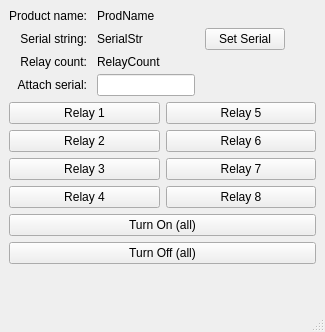
<?xml version="1.0" encoding="UTF-8"?>
<ui version="4.0">
 <class>MainWindow</class>
 <widget class="QMainWindow" name="MainWindow">
  <property name="geometry">
   <rect>
    <x>0</x>
    <y>0</y>
    <width>325</width>
    <height>332</height>
   </rect>
  </property>
  <property name="windowTitle">
   <string>UsbRelay Demo</string>
  </property>
  <widget class="QWidget" name="centralwidget">
   <layout class="QVBoxLayout" name="verticalLayout">
    <item>
     <layout class="QGridLayout" name="gridLayout_2">
      <property name="horizontalSpacing">
       <number>10</number>
      </property>
      <property name="verticalSpacing">
       <number>5</number>
      </property>
      <item row="3" column="0">
       <widget class="QLabel" name="label_2">
        <property name="text">
         <string>Attach serial:</string>
        </property>
        <property name="alignment">
         <set>Qt::AlignRight|Qt::AlignTrailing|Qt::AlignVCenter</set>
        </property>
       </widget>
      </item>
      <item row="1" column="0">
       <widget class="QLabel" name="label_3">
        <property name="text">
         <string>Serial string:</string>
        </property>
        <property name="alignment">
         <set>Qt::AlignRight|Qt::AlignTrailing|Qt::AlignVCenter</set>
        </property>
       </widget>
      </item>
      <item row="1" column="2">
       <widget class="QPushButton" name="btnSetSerial">
        <property name="sizePolicy">
         <sizepolicy hsizetype="Maximum" vsizetype="Fixed">
          <horstretch>0</horstretch>
          <verstretch>0</verstretch>
         </sizepolicy>
        </property>
        <property name="text">
         <string>Set Serial</string>
        </property>
       </widget>
      </item>
      <item row="2" column="0">
       <widget class="QLabel" name="label_5">
        <property name="text">
         <string>Relay count:</string>
        </property>
        <property name="alignment">
         <set>Qt::AlignRight|Qt::AlignTrailing|Qt::AlignVCenter</set>
        </property>
       </widget>
      </item>
      <item row="2" column="1">
       <widget class="QLabel" name="labelRelayCount">
        <property name="sizePolicy">
         <sizepolicy hsizetype="Expanding" vsizetype="Preferred">
          <horstretch>0</horstretch>
          <verstretch>0</verstretch>
         </sizepolicy>
        </property>
        <property name="text">
         <string>RelayCount</string>
        </property>
       </widget>
      </item>
      <item row="0" column="1">
       <widget class="QLabel" name="labelProdName">
        <property name="sizePolicy">
         <sizepolicy hsizetype="Expanding" vsizetype="Preferred">
          <horstretch>0</horstretch>
          <verstretch>0</verstretch>
         </sizepolicy>
        </property>
        <property name="text">
         <string>ProdName</string>
        </property>
       </widget>
      </item>
      <item row="1" column="1">
       <widget class="QLabel" name="labelSerialStr">
        <property name="sizePolicy">
         <sizepolicy hsizetype="Expanding" vsizetype="Preferred">
          <horstretch>0</horstretch>
          <verstretch>0</verstretch>
         </sizepolicy>
        </property>
        <property name="text">
         <string>SerialStr</string>
        </property>
       </widget>
      </item>
      <item row="0" column="0">
       <widget class="QLabel" name="label">
        <property name="text">
         <string>Product name:</string>
        </property>
        <property name="alignment">
         <set>Qt::AlignRight|Qt::AlignTrailing|Qt::AlignVCenter</set>
        </property>
       </widget>
      </item>
      <item row="1" column="3">
       <spacer name="horizontalSpacer">
        <property name="orientation">
         <enum>Qt::Horizontal</enum>
        </property>
        <property name="sizeHint" stdset="0">
         <size>
          <width>40</width>
          <height>20</height>
         </size>
        </property>
       </spacer>
      </item>
      <item row="3" column="1">
       <widget class="QLineEdit" name="lineAttachSerial">
        <property name="sizePolicy">
         <sizepolicy hsizetype="Maximum" vsizetype="Preferred">
          <horstretch>0</horstretch>
          <verstretch>0</verstretch>
         </sizepolicy>
        </property>
       </widget>
      </item>
     </layout>
    </item>
    <item>
     <layout class="QGridLayout" name="gridLayout">
      <item row="0" column="0">
       <widget class="QPushButton" name="btnRelay1">
        <property name="text">
         <string>Relay 1</string>
        </property>
        <property name="checkable">
         <bool>true</bool>
        </property>
       </widget>
      </item>
      <item row="1" column="0">
       <widget class="QPushButton" name="btnRelay2">
        <property name="text">
         <string>Relay 2</string>
        </property>
        <property name="checkable">
         <bool>true</bool>
        </property>
       </widget>
      </item>
      <item row="2" column="0">
       <widget class="QPushButton" name="btnRelay3">
        <property name="text">
         <string>Relay 3</string>
        </property>
        <property name="checkable">
         <bool>true</bool>
        </property>
       </widget>
      </item>
      <item row="0" column="1">
       <widget class="QPushButton" name="btnRelay5">
        <property name="text">
         <string>Relay 5</string>
        </property>
        <property name="checkable">
         <bool>true</bool>
        </property>
       </widget>
      </item>
      <item row="3" column="0">
       <widget class="QPushButton" name="btnRelay4">
        <property name="text">
         <string>Relay 4</string>
        </property>
        <property name="checkable">
         <bool>true</bool>
        </property>
       </widget>
      </item>
      <item row="1" column="1">
       <widget class="QPushButton" name="btnRelay6">
        <property name="text">
         <string>Relay 6</string>
        </property>
        <property name="checkable">
         <bool>true</bool>
        </property>
       </widget>
      </item>
      <item row="2" column="1">
       <widget class="QPushButton" name="btnRelay7">
        <property name="text">
         <string>Relay 7</string>
        </property>
        <property name="checkable">
         <bool>true</bool>
        </property>
       </widget>
      </item>
      <item row="3" column="1">
       <widget class="QPushButton" name="btnRelay8">
        <property name="text">
         <string>Relay 8</string>
        </property>
        <property name="checkable">
         <bool>true</bool>
        </property>
       </widget>
      </item>
     </layout>
    </item>
    <item>
     <widget class="QPushButton" name="btnTurnOnAll">
      <property name="text">
       <string>Turn On (all)</string>
      </property>
     </widget>
    </item>
    <item>
     <widget class="QPushButton" name="btnTurnOffAll">
      <property name="text">
       <string>Turn Off (all)</string>
      </property>
     </widget>
    </item>
    <item>
     <spacer name="verticalSpacer">
      <property name="orientation">
       <enum>Qt::Vertical</enum>
      </property>
      <property name="sizeHint" stdset="0">
       <size>
        <width>20</width>
        <height>40</height>
       </size>
      </property>
     </spacer>
    </item>
   </layout>
  </widget>
  <widget class="QStatusBar" name="statusbar"/>
 </widget>
 <resources/>
 <connections/>
</ui>
